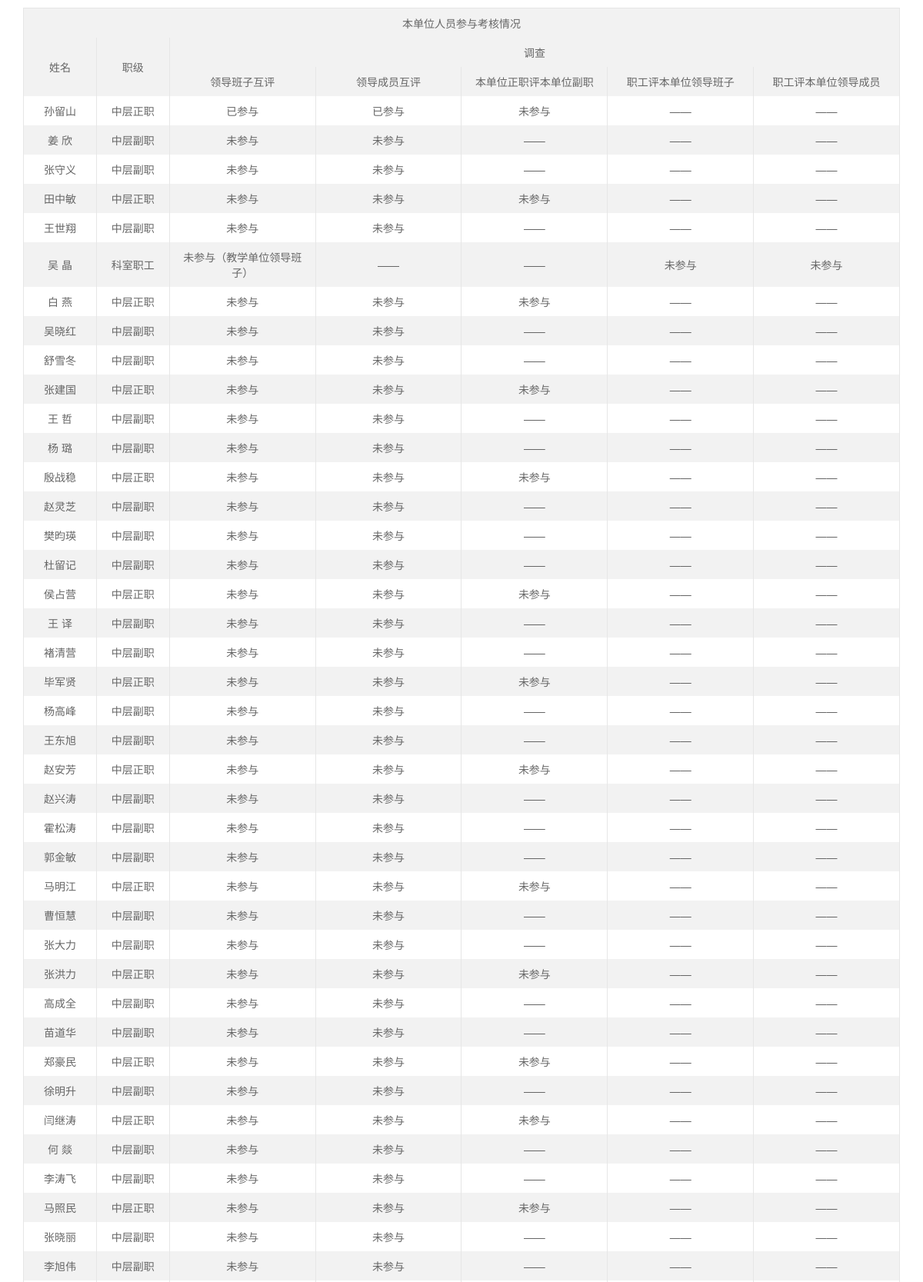
/voteinformation/admin_view.php (upper part), run on the app's committed database.
### tables this page shows
CREATE TABLE `userinfo` (
  `UserID` int(11) NOT NULL AUTO_INCREMENT,
  `Account` varchar(20) NOT NULL,
  `UserName` varchar(20) NOT NULL,
  `Passwd` varchar(80) NOT NULL,
  `Photo` varchar(100) NOT NULL,
  `DeptID` int(11) DEFAULT NULL,
  `LevelID` int(11) DEFAULT NULL,
  `session_id` varchar(255) DEFAULT NULL,
  `logtimes` int(11) DEFAULT '0',
  `IsDB` int(255) DEFAULT NULL,
  PRIMARY KEY (`UserID`) USING BTREE,
  KEY `fk_deptid` (`DeptID`) USING BTREE,
  KEY `fk_levelid` (`LevelID`) USING BTREE,
  CONSTRAINT `fk_deptid` FOREIGN KEY (`DeptID`) REFERENCES `deptinfo` (`DeptID`) ON DELETE CASCADE ON UPDATE CASCADE,
  CONSTRAINT `fk_levelid` FOREIGN KEY (`LevelID`) REFERENCES `levelinfo` (`LevelID`) ON DELETE NO ACTION ON UPDATE NO ACTION
);

CREATE TABLE `levelinfo` (
  `LevelID` int(11) NOT NULL AUTO_INCREMENT,
  `LevelName` varchar(20) NOT NULL,
  `Memo` varchar(255) NOT NULL,
  `IsBanned` tinyint(1) DEFAULT NULL,
  PRIMARY KEY (`LevelID`) USING BTREE
);

### voteinformation/admin_view.php (the view, shortened to what this page needs)
<?php require_once('../Connections/connjxkh.php'); ?>
<!DOCTYPE html PUBLIC "-//W3C//DTD XHTML 1.0 Transitional//EN"
        "http://www.w3.org/TR/xhtml1/DTD/xhtml1-transitional.dtd">
<html xmlns="http://www.w3.org/1999/xhtml">
<head>
<link rel="stylesheet" href="../lib/layui245/css/layui.css"  media="all">
<?php
$sql01="select RecordCode from voterecord where khtype=1";
$result01 = mysql_fetch_assoc(mysql_query($sql01, $connjxkh));
$tableName01="qz_ldbzkhinfo_".$result01['RecordCode'];
$tableName02="qz_ldcykhinfo_".$result01['RecordCode'];
$tableName03="zc_ldbzkhinfo_".$result01['RecordCode'];
$tableName04="zc_ldcykhinfo_".$result01['RecordCode'];
$sql02="select UserID,UserName,LevelID from userinfo";
$result02 = mysql_query($sql02, $connjxkh);
?>
</head>
<body class="layui-main ">
<form class="layui-form">
<div class="layui-form">
<table class="layui-table" lay-even="" lay-skin="row">
  <colgroup>
    <col width="50">
    <col width="50">
    <col width="100">
    <col width="100">
    <col width="100">
    <col width="100">
    <col width="100">
    <col>
  </colgroup>
  <thead align="center">
	<tr>
		<td colspan=7 align="center">本单位人员参与考核情况</td>
	</tr>
	 <tr>
      <td rowspan=2>姓名</td>
	  <td rowspan=2>职级</td>
      <td colspan=5>调查</td>
    </tr>
    <tr>
      <td>领导班子互评</td>
      <td>领导成员互评</td>
      <td>本单位正职评本单位副职</td>
	  <td>职工评本单位领导班子</td>
	  <td>职工评本单位领导成员</td>
    </tr>
  </thead>
  <tbody align="center">
    <?php
		while($row=mysql_fetch_row($result02)){
			$sql03="select LevelName from levelinfo where LevelID=".$row[2];
			$result03 = mysql_fetch_assoc(mysql_query($sql03, $connjxkh));
			echo "<tr><td>".$row[1]."</td>";
			echo "<td>".$result03['LevelName']."</td>";
			if($row[2]==1){
				echo "<td>——</td></tr>";
			}
			if($row[2]==2){
				$sql04="SELECT COUNT(DISTINCT UserID) AS num FROM $tableName03 WHERE UserID =".$row[0];
				$result04 =	mysql_fetch_assoc(mysql_query($sql04, $connjxkh));
				$sql05="SELECT COUNT(DISTINCT UserID) AS num FROM $tableName04 WHERE UserID =".$row[0];
				$result05 =	mysql_fetch_assoc(mysql_query($sql05, $connjxkh));
				$sql06="SELECT COUNT(DISTINCT UserID) AS num FROM $tableName02 WHERE UserID =".$row[0];
				$result06 =	mysql_fetch_assoc(mysql_query($sql06, $connjxkh));
				if($result04['num']==1){echo "<td>已参与</td>";} else {echo "<td>未参与</td>";}
				if($result05['num']==1){echo "<td>已参与</td>";} else {echo "<td>未参与</td>";}
				if($result06['num']==1){echo "<td>已参与</td>";} else {echo "<td>未参与</td>";}
				echo "<td>——</td>";
				echo "<td>——</td></tr>";
			}
			if($row[2]==3){
				$sql07="SELECT COUNT(DISTINCT UserID) AS num FROM $tableName03 WHERE UserID =".$row[0];
				$result07 =	mysql_fetch_assoc(mysql_query($sql07, $connjxkh));
				$sql08="SELECT COUNT(DISTINCT UserID) AS num FROM $tableName04 WHERE UserID =".$row[0];
				$result08 =	mysql_fetch_assoc(mysql_query($sql08, $connjxkh));
				if($result07['num']==1){echo "<td>已参与</td>";} else {echo "<td>未参与</td>";}
				if($result08['num']==1){echo "<td>已参与</td>";} else {echo "<td>未参与</td>";}
				echo "<td>——</td>";
				echo "<td>——</td>";
				echo "<td>——</td></tr>";
			}
			if($row[2]==5){
				$sql010="SELECT COUNT(DISTINCT UserID) AS num FROM $tableName03 WHERE UserID =".$row[0];
				$result010 = mysql_fetch_assoc(mysql_query($sql010, $connjxkh));
				$sql011="SELECT COUNT(DISTINCT UserID) AS num FROM $tableName02 WHERE UserID =".$row[0];
				$result011 = mysql_fetch_assoc(mysql_query($sql011, $connjxkh));
				$sql012="SELECT COUNT(DISTINCT UserID) AS num FROM $tableName01 WHERE UserID =".$row[0];
				$result012 = mysql_fetch_assoc(mysql_query($sql012, $connjxkh));
				if($result010['num']==1){echo "<td>已参与（教学单位领导班子）</td>";} else {echo "<td>未参与（教学单位领导班子）</td>";}
				echo "<td>——</td>";
				echo "<td>——</td>";
				if($result012['num']==1){echo "<td>已参与</td>";} else {echo "<td>未参与</td>";}
				if($result011['num']==1){echo "<td>已参与）</td>";} else {echo "<td>未参与</td></tr>";}
			}
			if($row[2]==6){
				$sql013="SELECT COUNT(DISTINCT UserID) AS num FROM $tableName02 WHERE UserID =".$row[0];
				$result013 = mysql_fetch_assoc(mysql_query($sql013, $connjxkh));
				if($result013['num']==1){echo "<td>已参与）</td>";} else {echo "<td>未参与</td></tr>";}
			}
		}
	?>
  </tbody>
</table>
</form>
</body>
</html>

### data on the page
userinfo: UserName "孙留山", LevelID.LevelName "中层正职", shows "已参与", shows "未参与"
userinfo: UserName "姜 欣", LevelID.LevelName "中层副职", shows "未参与"
userinfo: UserName "张守义", LevelID.LevelName "中层副职", shows "未参与"
userinfo: UserName "田中敏", LevelID.LevelName "中层正职", shows "未参与"
userinfo: UserName "王世翔", LevelID.LevelName "中层副职", shows "未参与"
userinfo: UserName "吴 晶", LevelID.LevelName "科室职工", shows "未参与（教学单位领导班子）"
userinfo: UserName "白 燕", LevelID.LevelName "中层正职", shows "未参与"
userinfo: UserName "吴晓红", LevelID.LevelName "中层副职", shows "未参与"
userinfo: UserName "舒雪冬", LevelID.LevelName "中层副职", shows "未参与"
userinfo: UserName "张建国", LevelID.LevelName "中层正职", shows "未参与"
userinfo: UserName "王 哲", LevelID.LevelName "中层副职", shows "未参与"
userinfo: UserName "杨 璐", LevelID.LevelName "中层副职", shows "未参与"
userinfo: UserName "殷战稳", LevelID.LevelName "中层正职", shows "未参与"
userinfo: UserName "赵灵芝", LevelID.LevelName "中层副职", shows "未参与"
userinfo: UserName "樊昀瑛", LevelID.LevelName "中层副职", shows "未参与"
userinfo: UserName "杜留记", LevelID.LevelName "中层副职", shows "未参与"
userinfo: UserName "侯占营", LevelID.LevelName "中层正职", shows "未参与"
userinfo: UserName "王 译", LevelID.LevelName "中层副职", shows "未参与"
userinfo: UserName "褚清营", LevelID.LevelName "中层副职", shows "未参与"
userinfo: UserName "毕军贤", LevelID.LevelName "中层正职", shows "未参与"
userinfo: UserName "杨高峰", LevelID.LevelName "中层副职", shows "未参与"
userinfo: UserName "王东旭", LevelID.LevelName "中层副职", shows "未参与"
userinfo: UserName "赵安芳", LevelID.LevelName "中层正职", shows "未参与"
userinfo: UserName "赵兴涛", LevelID.LevelName "中层副职", shows "未参与"
userinfo: UserName "霍松涛", LevelID.LevelName "中层副职", shows "未参与"
userinfo: UserName "郭金敏", LevelID.LevelName "中层副职", shows "未参与"
userinfo: UserName "马明江", LevelID.LevelName "中层正职", shows "未参与"
userinfo: UserName "曹恒慧", LevelID.LevelName "中层副职", shows "未参与"
userinfo: UserName "张大力", LevelID.LevelName "中层副职", shows "未参与"
userinfo: UserName "张洪力", LevelID.LevelName "中层正职", shows "未参与"
userinfo: UserName "高成全", LevelID.LevelName "中层副职", shows "未参与"
userinfo: UserName "苗道华", LevelID.LevelName "中层副职", shows "未参与"
userinfo: UserName "郑豪民", LevelID.LevelName "中层正职", shows "未参与"
userinfo: UserName "徐明升", LevelID.LevelName "中层副职", shows "未参与"
userinfo: UserName "闫继涛", LevelID.LevelName "中层正职", shows "未参与"
userinfo: UserName "何 燚", LevelID.LevelName "中层副职", shows "未参与"
userinfo: UserName "李涛飞", LevelID.LevelName "中层副职", shows "未参与"
userinfo: UserName "马照民", LevelID.LevelName "中层正职", shows "未参与"
userinfo: UserName "张晓丽", LevelID.LevelName "中层副职", shows "未参与"
userinfo: UserName "李旭伟", LevelID.LevelName "中层副职", shows "未参与"
